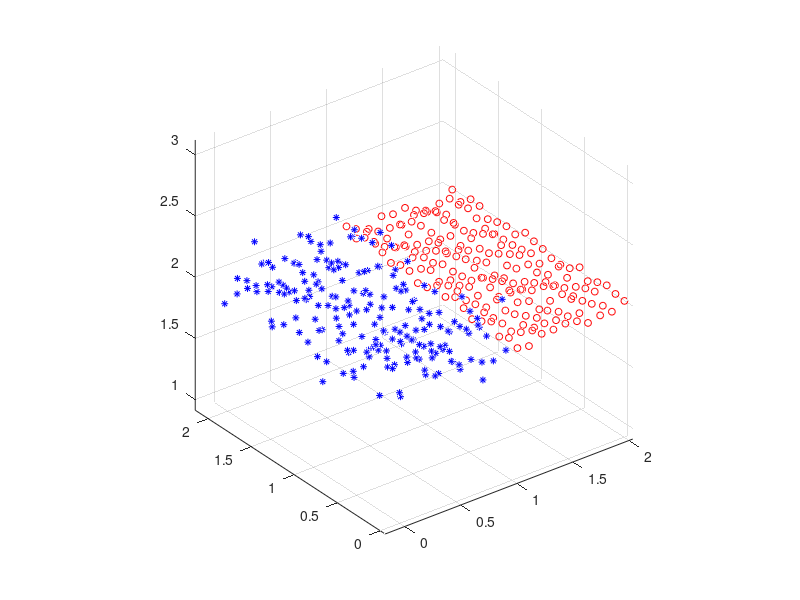

Reproduce this figure in MATLAB.
clc
clear all
close all

N = 20;
n = N^2;
%% Two group of Observation (x1,y1,z1) , (x2,y2,z2)
[X,Y] = meshgrid(linspace(0,2,N));
XYZ_2 = [X(:) Y(:) 2*ones([n, 1])];

noise1 = normrnd(0, 0.1, [n/2, 1]);
noise2 = normrnd(0, 0.02, [n/2, 1]);

x1 = XYZ_2(1:n/2 , 1) + noise1;
x2 = XYZ_2(n/2 + 1:end , 1) + noise2;

y1 = XYZ_2(1:n/2,2) + noise1;
y2 = XYZ_2(n/2 + 1:end , 2) + noise2;

z1 = XYZ_2(1:n/2,3) + noise1;
z2 = XYZ_2(n/2 + 1:end , 3) + noise2;

figure;
scatter3(x1, y1, z1, 25, 'b', '*'); hold on
scatter3(x2, y2, z2, 25, 'r', 'o'); grid on; axis equal
% scatter3(XYZ_2(:,1), XYZ_2(:,2), XYZ_2(:,3), 25, 'g', 'o'); grid on; axis equal

%% LS
% z = ax + by + c
L = [z1 ; z2];
A = [x1 , y1 , ones([n/2 , 1]) ; x2 , y2, ones([n/2 , 1])];
X = A\L

%% VCE
% initial
sigma_1 = 100;
sigma_2 = 0.001;
Q1 = zeros(n);
Q2 = zeros(n);
Q1(1:n/2 , 1:n/2) = eye(n/2);
Q2(n/2+1 : n , n/2+1 : n) = eye(n/2);
Qy = sigma_1*Q1 + sigma_2*Q2;

disp(['iter     sigma2_1     sigma2_2     diff_1      diff_2'])
disp('-------------------------------------------------------')
for i=1:100
    Qy_1 = inv(Qy);
    PA = eye(n) - (A*inv(A'*Qy_1*A)*A'*Qy_1);
    e = PA*L;
    n11 = 0.5 * trace(Q1*Qy_1*PA * Q1*Qy_1*PA);
    n12 = 0.5 * trace(Q1*Qy_1*PA * Q2*Qy_1*PA);
    n21 = 0.5 * trace(Q2*Qy_1*PA * Q1*Qy_1*PA);
    n22 = 0.5 * trace(Q2*Qy_1*PA * Q2*Qy_1*PA);
    N = [n11, n12 ; n21, n22];

    l1 = 0.5 * (e'*Qy_1*Q1*Qy_1*e);
    l2 = 0.5 * (e'*Qy_1*Q2*Qy_1*e);
    l = [l1 ; l2];

    sigma = N\l;
    str1 = [' ', num2str(i),'       ', num2str(sigma(1)), '     ' ,  num2str(sigma(2)), '    '];
    str2 = [num2str(abs(sigma(1) - sigma_1)), '     ', num2str(abs(sigma(2) - sigma_2))];
    disp([str1, str2]);
    
    if abs(sigma(1) - sigma_1)<1e-6 & abs(sigma(2) - sigma_2)<1e-6
        sigma_1 = sigma(1);
        sigma_2 = sigma(2);
        Qy = sigma_1*Q1 + sigma_2*Q2;
        break
    end
    sigma_1 = sigma(1);
    sigma_2 = sigma(2);
    Qy = sigma_1*Q1 + sigma_2*Q2;
end

Sig_1 = sqrt(sigma(1));
Sig_2 = sqrt(sigma(2));
fprintf('\n')
disp(['Sigma_1 : ', num2str(Sig_1), '    ', 'Sigma_2 : ', num2str(Sig_2)])

%% NEW LS
% y = ax + b
L = [z1 ; z2];
A = [x1 , y1 , ones([n/2 , 1]) ; x2 , y2, ones([n/2 , 1])];
X = (A'*Qy_1*A)\(A'*Qy_1*L)



